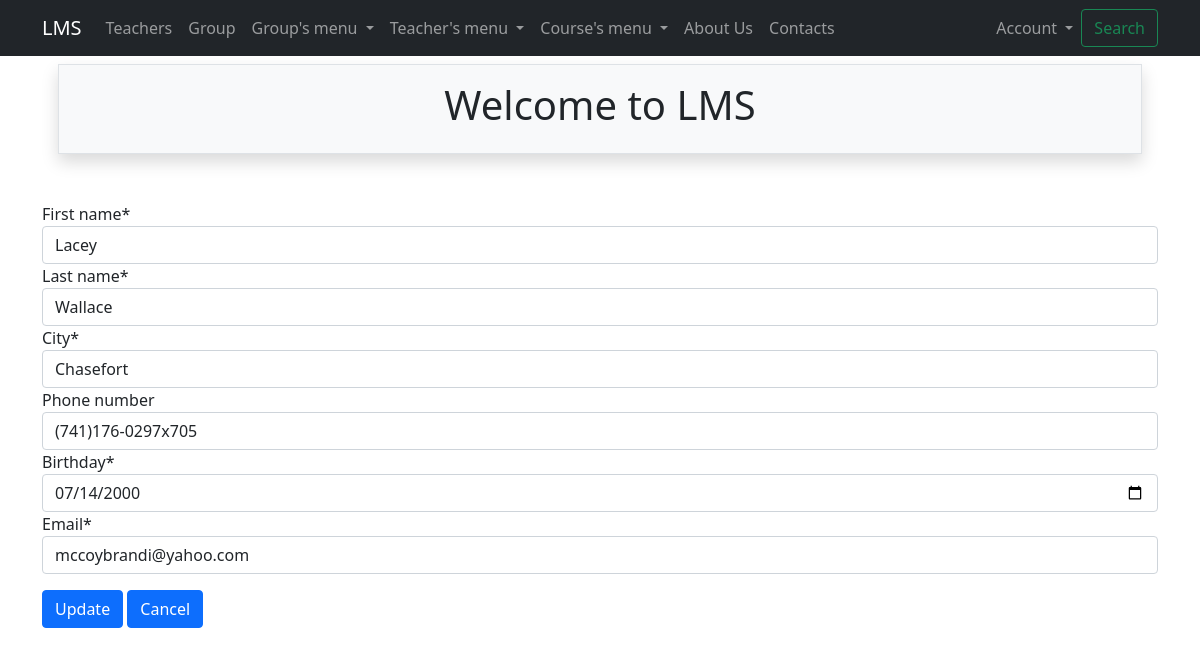
Page /groups/update/5/ (signed in) on the earlier database version.
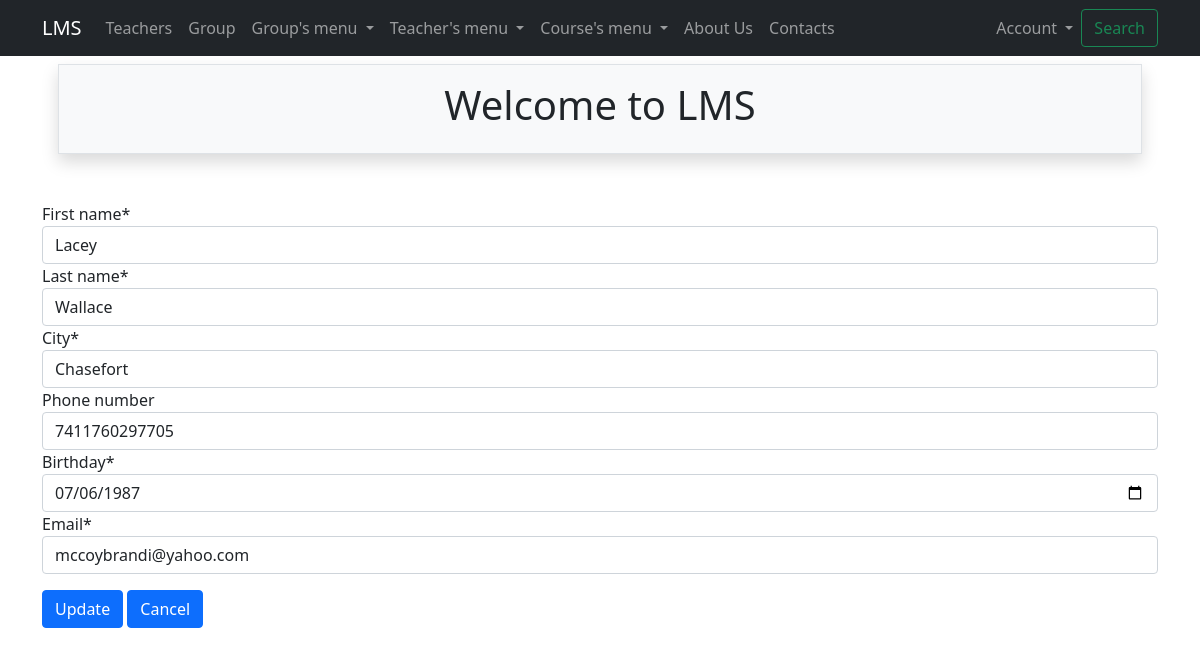
Same page on the later database version.
### groups/models.py (models this page shows, shortened)
class Group(Person):
    phone_number = models.CharField(max_length=70, unique=True, blank=True, null=True)
    birthday = models.DateField(default=datetime.date.today, validators=[adult_validation])
    teacher = models.ForeignKey(Teacher, on_delete=models.CASCADE, null=True, related_name='students')

### groups/views.py (the view)
# urls.py: path('update/<int:pk>/', GroupUpdateView.as_view(), name='update'),
class GroupUpdateView(LoginRequiredMixin, UpdateView):
    model = Group
    form_class = GroupUpdateForm
    success_url = reverse_lazy('groups:list')
    template_name = 'groups/update.html'

### groups/forms.py
class GroupUpdateForm(GroupBaseForm):
    pass

### core/context_processors.py (called while the page is built)
def get_params(request):
    context = {}
    params = request.GET
    if 'page' in params:
        params = copy(params)
        del params['page']
    context['get_params'] = params.urlencode()
    return context

### groups/templates/groups/update.html (shortened to what this page needs)
{% extends 'base.html' %}
{% load crispy_forms_tags %}
{% block content %}
    <form method="post">
        {{form | crispy}}
        <input class="btn btn-primary mt-3" type="submit" value="Update">
        <a class="btn btn-primary mt-3" href="{% url 'groups:list' %}">Cancel</a>
    </form>
{% endblock %}

Differences in the rows shown:
changed Group "Lacey": phone_number "(741)176-0297x705" → "7411760297705"; birthday "07/14/2000" → "07/06/1987"
